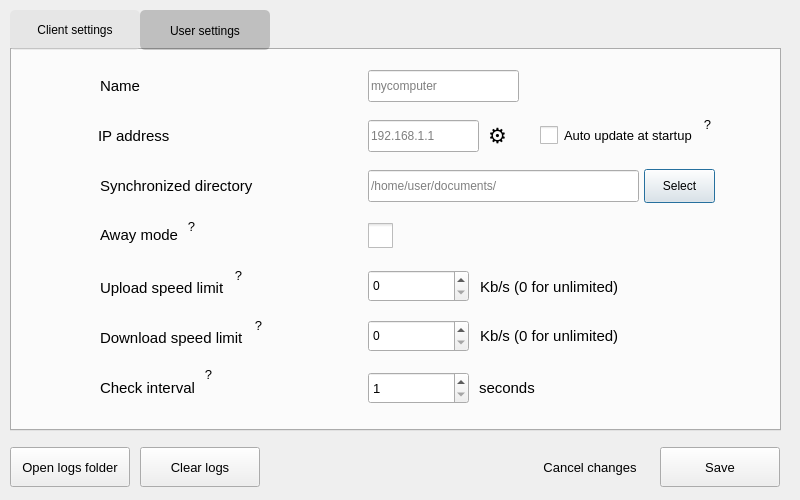
<?xml version="1.0" encoding="UTF-8"?>
<ui version="4.0">
 <class>parameters_window</class>
 <widget class="QDialog" name="parameters_window">
  <property name="windowModality">
   <enum>Qt::WindowModal</enum>
  </property>
  <property name="geometry">
   <rect>
    <x>0</x>
    <y>0</y>
    <width>800</width>
    <height>500</height>
   </rect>
  </property>
  <property name="palette">
   <palette>
    <active>
     <colorrole role="Highlight">
      <brush brushstyle="SolidPattern">
       <color alpha="255">
        <red>61</red>
        <green>174</green>
        <blue>233</blue>
       </color>
      </brush>
     </colorrole>
     <colorrole role="HighlightedText">
      <brush brushstyle="SolidPattern">
       <color alpha="255">
        <red>255</red>
        <green>255</green>
        <blue>255</blue>
       </color>
      </brush>
     </colorrole>
     <colorrole role="Link">
      <brush brushstyle="SolidPattern">
       <color alpha="255">
        <red>61</red>
        <green>174</green>
        <blue>233</blue>
       </color>
      </brush>
     </colorrole>
    </active>
    <inactive>
     <colorrole role="Highlight">
      <brush brushstyle="SolidPattern">
       <color alpha="255">
        <red>61</red>
        <green>174</green>
        <blue>233</blue>
       </color>
      </brush>
     </colorrole>
     <colorrole role="HighlightedText">
      <brush brushstyle="SolidPattern">
       <color alpha="255">
        <red>252</red>
        <green>252</green>
        <blue>252</blue>
       </color>
      </brush>
     </colorrole>
     <colorrole role="Link">
      <brush brushstyle="SolidPattern">
       <color alpha="255">
        <red>61</red>
        <green>174</green>
        <blue>233</blue>
       </color>
      </brush>
     </colorrole>
    </inactive>
    <disabled>
     <colorrole role="Highlight">
      <brush brushstyle="SolidPattern">
       <color alpha="255">
        <red>40</red>
        <green>44</green>
        <blue>48</blue>
       </color>
      </brush>
     </colorrole>
     <colorrole role="HighlightedText">
      <brush brushstyle="SolidPattern">
       <color alpha="255">
        <red>110</red>
        <green>113</green>
        <blue>115</blue>
       </color>
      </brush>
     </colorrole>
     <colorrole role="Link">
      <brush brushstyle="SolidPattern">
       <color alpha="255">
        <red>61</red>
        <green>174</green>
        <blue>233</blue>
       </color>
      </brush>
     </colorrole>
    </disabled>
   </palette>
  </property>
  <property name="focusPolicy">
   <enum>Qt::NoFocus</enum>
  </property>
  <property name="acceptDrops">
   <bool>false</bool>
  </property>
  <property name="windowTitle">
   <string>Foxync - Options</string>
  </property>
  <property name="styleSheet">
   <string notr="true"/>
  </property>
  <property name="sizeGripEnabled">
   <bool>false</bool>
  </property>
  <property name="modal">
   <bool>false</bool>
  </property>
  <widget class="QTabWidget" name="tab_options">
   <property name="geometry">
    <rect>
     <x>10</x>
     <y>10</y>
     <width>771</width>
     <height>421</height>
    </rect>
   </property>
   <property name="styleSheet">
    <string notr="true">QTabBar::tab{
background-color: rgba(0, 0, 0, 0.2);
border-radius: 5px;
width: 130px; 
height: 40px; 
}

QTabBar::tab:hover { 
background-color: rgba(110, 110, 110, 0.7); 
}

QTabBar::tab:selected {
background-color: rgba(220, 220,220, 0.5); 
        }</string>
   </property>
   <property name="currentIndex">
    <number>0</number>
   </property>
   <property name="iconSize">
    <size>
     <width>16</width>
     <height>16</height>
    </size>
   </property>
   <property name="usesScrollButtons">
    <bool>true</bool>
   </property>
   <widget class="QWidget" name="tab_local_options">
    <attribute name="title">
     <string>Client settings</string>
    </attribute>
    <widget class="QLabel" name="label_name">
     <property name="geometry">
      <rect>
       <x>88</x>
       <y>20</y>
       <width>110</width>
       <height>31</height>
      </rect>
     </property>
     <property name="font">
      <font>
       <pointsize>11</pointsize>
      </font>
     </property>
     <property name="text">
      <string>Name</string>
     </property>
    </widget>
    <widget class="QLabel" name="label_ip_address">
     <property name="geometry">
      <rect>
       <x>86</x>
       <y>70</y>
       <width>110</width>
       <height>31</height>
      </rect>
     </property>
     <property name="font">
      <font>
       <pointsize>11</pointsize>
      </font>
     </property>
     <property name="text">
      <string>IP address</string>
     </property>
    </widget>
    <widget class="QLabel" name="label_synchronized_directory">
     <property name="geometry">
      <rect>
       <x>88</x>
       <y>120</y>
       <width>231</width>
       <height>31</height>
      </rect>
     </property>
     <property name="font">
      <font>
       <pointsize>11</pointsize>
      </font>
     </property>
     <property name="text">
      <string>Synchronized directory</string>
     </property>
    </widget>
    <widget class="QLabel" name="label_ip_status">
     <property name="geometry">
      <rect>
       <x>88</x>
       <y>169</y>
       <width>190</width>
       <height>31</height>
      </rect>
     </property>
     <property name="font">
      <font>
       <pointsize>11</pointsize>
      </font>
     </property>
     <property name="text">
      <string>Away mode</string>
     </property>
    </widget>
    <widget class="QLabel" name="label_name_2">
     <property name="geometry">
      <rect>
       <x>88</x>
       <y>222</y>
       <width>190</width>
       <height>31</height>
      </rect>
     </property>
     <property name="font">
      <font>
       <pointsize>11</pointsize>
      </font>
     </property>
     <property name="text">
      <string>Upload speed limit</string>
     </property>
    </widget>
    <widget class="QLabel" name="label_name_3">
     <property name="geometry">
      <rect>
       <x>88</x>
       <y>273</y>
       <width>190</width>
       <height>30</height>
      </rect>
     </property>
     <property name="font">
      <font>
       <pointsize>11</pointsize>
      </font>
     </property>
     <property name="text">
      <string>Download speed limit</string>
     </property>
    </widget>
    <widget class="QLabel" name="label_name_4">
     <property name="geometry">
      <rect>
       <x>468</x>
       <y>270</y>
       <width>231</width>
       <height>31</height>
      </rect>
     </property>
     <property name="font">
      <font>
       <pointsize>11</pointsize>
      </font>
     </property>
     <property name="text">
      <string>Kb/s (0 for unlimited)</string>
     </property>
    </widget>
    <widget class="QLabel" name="label_name_5">
     <property name="geometry">
      <rect>
       <x>468</x>
       <y>221</y>
       <width>231</width>
       <height>31</height>
      </rect>
     </property>
     <property name="font">
      <font>
       <pointsize>11</pointsize>
      </font>
     </property>
     <property name="text">
      <string>Kb/s (0 for unlimited)</string>
     </property>
    </widget>
    <widget class="QCheckBox" name="checkbox_is_away">
     <property name="geometry">
      <rect>
       <x>356</x>
       <y>170</y>
       <width>99</width>
       <height>30</height>
      </rect>
     </property>
     <property name="font">
      <font>
       <pointsize>12</pointsize>
      </font>
     </property>
     <property name="styleSheet">
      <string notr="true">QCheckBox::indicator{
width: 25px;
height: 25px;
}</string>
     </property>
     <property name="text">
      <string/>
     </property>
    </widget>
    <widget class="QLabel" name="label_ip_status_2">
     <property name="geometry">
      <rect>
       <x>169</x>
       <y>161</y>
       <width>21</width>
       <height>30</height>
      </rect>
     </property>
     <property name="font">
      <font>
       <pointsize>10</pointsize>
      </font>
     </property>
     <property name="toolTip">
      <string>This device won't synchronize while it is &quot;away&quot;.</string>
     </property>
     <property name="whatsThis">
      <string/>
     </property>
     <property name="text">
      <string>?</string>
     </property>
     <property name="alignment">
      <set>Qt::AlignCenter</set>
     </property>
    </widget>
    <widget class="QLineEdit" name="textbox_name">
     <property name="geometry">
      <rect>
       <x>356</x>
       <y>20</y>
       <width>151</width>
       <height>32</height>
      </rect>
     </property>
     <property name="inputMethodHints">
      <set>Qt::ImhNone</set>
     </property>
     <property name="inputMask">
      <string/>
     </property>
     <property name="text">
      <string/>
     </property>
     <property name="maxLength">
      <number>30</number>
     </property>
     <property name="readOnly">
      <bool>false</bool>
     </property>
     <property name="placeholderText">
      <string>mycomputer</string>
     </property>
     <property name="clearButtonEnabled">
      <bool>false</bool>
     </property>
    </widget>
    <widget class="QLineEdit" name="textbox_ip_address">
     <property name="geometry">
      <rect>
       <x>356</x>
       <y>70</y>
       <width>111</width>
       <height>32</height>
      </rect>
     </property>
     <property name="inputMask">
      <string/>
     </property>
     <property name="text">
      <string/>
     </property>
     <property name="maxLength">
      <number>15</number>
     </property>
     <property name="echoMode">
      <enum>QLineEdit::Normal</enum>
     </property>
     <property name="dragEnabled">
      <bool>false</bool>
     </property>
     <property name="placeholderText">
      <string>192.168.1.1</string>
     </property>
     <property name="cursorMoveStyle">
      <enum>Qt::LogicalMoveStyle</enum>
     </property>
     <property name="clearButtonEnabled">
      <bool>false</bool>
     </property>
    </widget>
    <widget class="QLineEdit" name="textbox_synchronized_directory">
     <property name="geometry">
      <rect>
       <x>356</x>
       <y>120</y>
       <width>271</width>
       <height>32</height>
      </rect>
     </property>
     <property name="text">
      <string/>
     </property>
     <property name="maxLength">
      <number>150</number>
     </property>
     <property name="placeholderText">
      <string>/home/user/documents/</string>
     </property>
    </widget>
    <widget class="QSpinBox" name="spinbox_upload_speed_limit">
     <property name="geometry">
      <rect>
       <x>356</x>
       <y>220</y>
       <width>101</width>
       <height>32</height>
      </rect>
     </property>
    </widget>
    <widget class="QSpinBox" name="spinbox_download_speed_limit">
     <property name="geometry">
      <rect>
       <x>356</x>
       <y>270</y>
       <width>101</width>
       <height>32</height>
      </rect>
     </property>
    </widget>
    <widget class="QLabel" name="label_ip_status_5">
     <property name="geometry">
      <rect>
       <x>186</x>
       <y>309</y>
       <width>21</width>
       <height>31</height>
      </rect>
     </property>
     <property name="font">
      <font>
       <pointsize>10</pointsize>
      </font>
     </property>
     <property name="toolTip">
      <string>Seconds of interval between each check for 
modifications in the synchronized directory.</string>
     </property>
     <property name="whatsThis">
      <string/>
     </property>
     <property name="text">
      <string>?</string>
     </property>
     <property name="alignment">
      <set>Qt::AlignCenter</set>
     </property>
    </widget>
    <widget class="QSpinBox" name="spinbox_interval">
     <property name="geometry">
      <rect>
       <x>356</x>
       <y>322</y>
       <width>101</width>
       <height>32</height>
      </rect>
     </property>
     <property name="font">
      <font>
       <pointsize>10</pointsize>
      </font>
     </property>
     <property name="inputMethodHints">
      <set>Qt::ImhDigitsOnly</set>
     </property>
     <property name="readOnly">
      <bool>false</bool>
     </property>
     <property name="buttonSymbols">
      <enum>QAbstractSpinBox::UpDownArrows</enum>
     </property>
     <property name="correctionMode">
      <enum>QAbstractSpinBox::CorrectToPreviousValue</enum>
     </property>
     <property name="showGroupSeparator" stdset="0">
      <bool>false</bool>
     </property>
     <property name="minimum">
      <number>1</number>
     </property>
     <property name="maximum">
      <number>86400</number>
     </property>
     <property name="displayIntegerBase">
      <number>10</number>
     </property>
    </widget>
    <widget class="QLabel" name="label_name_13">
     <property name="geometry">
      <rect>
       <x>467</x>
       <y>322</y>
       <width>150</width>
       <height>31</height>
      </rect>
     </property>
     <property name="font">
      <font>
       <pointsize>11</pointsize>
      </font>
     </property>
     <property name="text">
      <string>seconds</string>
     </property>
    </widget>
    <widget class="QLabel" name="label_ip_address_3">
     <property name="geometry">
      <rect>
       <x>88</x>
       <y>322</y>
       <width>220</width>
       <height>31</height>
      </rect>
     </property>
     <property name="font">
      <font>
       <pointsize>11</pointsize>
      </font>
     </property>
     <property name="text">
      <string>Check interval</string>
     </property>
    </widget>
    <widget class="QPushButton" name="button_select">
     <property name="geometry">
      <rect>
       <x>632</x>
       <y>119</y>
       <width>71</width>
       <height>34</height>
      </rect>
     </property>
     <property name="text">
      <string>Select</string>
     </property>
    </widget>
    <widget class="QCheckBox" name="checkbox_auto_update_ip_address">
     <property name="geometry">
      <rect>
       <x>528</x>
       <y>60</y>
       <width>161</width>
       <height>51</height>
      </rect>
     </property>
     <property name="font">
      <font>
       <pointsize>10</pointsize>
      </font>
     </property>
     <property name="styleSheet">
      <string notr="true">QCheckBox::indicator{
width: 18px;
height: 18px;
}</string>
     </property>
     <property name="text">
      <string>Auto update at startup</string>
     </property>
    </widget>
    <widget class="QLabel" name="label_ip_status_4">
     <property name="geometry">
      <rect>
       <x>685</x>
       <y>59</y>
       <width>21</width>
       <height>30</height>
      </rect>
     </property>
     <property name="font">
      <font>
       <pointsize>10</pointsize>
      </font>
     </property>
     <property name="toolTip">
      <string>If checked, the ip address will automatically get updated when 
logging in, if needed. You are still able to edit this field manually.</string>
     </property>
     <property name="whatsThis">
      <string/>
     </property>
     <property name="text">
      <string>?</string>
     </property>
     <property name="alignment">
      <set>Qt::AlignCenter</set>
     </property>
    </widget>
    <widget class="QToolButton" name="buttonicon_update_ip_address">
     <property name="geometry">
      <rect>
       <x>470</x>
       <y>70</y>
       <width>31</width>
       <height>31</height>
      </rect>
     </property>
     <property name="font">
      <font>
       <pointsize>16</pointsize>
      </font>
     </property>
     <property name="cursor">
      <cursorShape>ArrowCursor</cursorShape>
     </property>
     <property name="toolTip">
      <string>Set current ip address</string>
     </property>
     <property name="styleSheet">
      <string notr="true">QToolButton {
background-color: transparent;
border: none;
border-radius: 5px;
}

QToolButton:pressed{
background-color: rgba(255, 255, 255, 0.4);
}</string>
     </property>
     <property name="text">
      <string>⚙️</string>
     </property>
     <property name="icon">
      <iconset>
       <normaloff>../medias/ip_address.png</normaloff>../medias/ip_address.png</iconset>
     </property>
     <property name="iconSize">
      <size>
       <width>25</width>
       <height>25</height>
      </size>
     </property>
    </widget>
    <widget class="QLabel" name="label_ip_status_6">
     <property name="geometry">
      <rect>
       <x>216</x>
       <y>210</y>
       <width>21</width>
       <height>30</height>
      </rect>
     </property>
     <property name="font">
      <font>
       <pointsize>10</pointsize>
      </font>
     </property>
     <property name="toolTip">
      <string>Max bandwidth for uploading files to synchronize</string>
     </property>
     <property name="whatsThis">
      <string/>
     </property>
     <property name="text">
      <string>?</string>
     </property>
     <property name="alignment">
      <set>Qt::AlignCenter</set>
     </property>
    </widget>
    <widget class="QLabel" name="label_ip_status_7">
     <property name="geometry">
      <rect>
       <x>236</x>
       <y>260</y>
       <width>21</width>
       <height>30</height>
      </rect>
     </property>
     <property name="font">
      <font>
       <pointsize>10</pointsize>
      </font>
     </property>
     <property name="toolTip">
      <string>Max bandwidth for downloading files to synchronize</string>
     </property>
     <property name="whatsThis">
      <string/>
     </property>
     <property name="text">
      <string>?</string>
     </property>
     <property name="alignment">
      <set>Qt::AlignCenter</set>
     </property>
    </widget>
   </widget>
   <widget class="QWidget" name="tab_global_options">
    <attribute name="title">
     <string>User settings</string>
    </attribute>
    <widget class="QLabel" name="label_name_6">
     <property name="geometry">
      <rect>
       <x>142</x>
       <y>38</y>
       <width>120</width>
       <height>31</height>
      </rect>
     </property>
     <property name="font">
      <font>
       <pointsize>11</pointsize>
      </font>
     </property>
     <property name="text">
      <string>Block size</string>
     </property>
    </widget>
    <widget class="QLabel" name="label_name_7">
     <property name="geometry">
      <rect>
       <x>142</x>
       <y>166</y>
       <width>110</width>
       <height>31</height>
      </rect>
     </property>
     <property name="font">
      <font>
       <pointsize>11</pointsize>
      </font>
     </property>
     <property name="text">
      <string>Username</string>
     </property>
    </widget>
    <widget class="QLabel" name="label_name_8">
     <property name="geometry">
      <rect>
       <x>142</x>
       <y>227</y>
       <width>151</width>
       <height>31</height>
      </rect>
     </property>
     <property name="font">
      <font>
       <pointsize>11</pointsize>
      </font>
     </property>
     <property name="text">
      <string>Current password</string>
     </property>
    </widget>
    <widget class="QLabel" name="label_name_9">
     <property name="geometry">
      <rect>
       <x>142</x>
       <y>290</y>
       <width>151</width>
       <height>31</height>
      </rect>
     </property>
     <property name="font">
      <font>
       <pointsize>11</pointsize>
      </font>
     </property>
     <property name="text">
      <string>New password</string>
     </property>
    </widget>
    <widget class="QLabel" name="label_ip_status_3">
     <property name="geometry">
      <rect>
       <x>216</x>
       <y>28</y>
       <width>20</width>
       <height>31</height>
      </rect>
     </property>
     <property name="font">
      <font>
       <pointsize>10</pointsize>
      </font>
     </property>
     <property name="toolTip">
      <string>Block-level synchronization is used to update the device's files at the software's 
startup or when exiting the &quot;away&quot; state, by dividing files into blocks of data.
----
The bigger the size of each block is, the bigger and less precise the torrent file
will be, but less computer ressources will be needed.</string>
     </property>
     <property name="whatsThis">
      <string/>
     </property>
     <property name="text">
      <string>?</string>
     </property>
     <property name="alignment">
      <set>Qt::AlignCenter</set>
     </property>
    </widget>
    <widget class="QLabel" name="label_name_11">
     <property name="geometry">
      <rect>
       <x>143</x>
       <y>312</y>
       <width>211</width>
       <height>31</height>
      </rect>
     </property>
     <property name="font">
      <font>
       <pointsize>9</pointsize>
      </font>
     </property>
     <property name="text">
      <string>(Keep empty to not update it)</string>
     </property>
    </widget>
    <widget class="QLabel" name="label_name_12">
     <property name="geometry">
      <rect>
       <x>520</x>
       <y>38</y>
       <width>150</width>
       <height>31</height>
      </rect>
     </property>
     <property name="font">
      <font>
       <pointsize>11</pointsize>
      </font>
     </property>
     <property name="text">
      <string>Kb</string>
     </property>
    </widget>
    <widget class="QLineEdit" name="textbox_username">
     <property name="geometry">
      <rect>
       <x>410</x>
       <y>168</y>
       <width>151</width>
       <height>32</height>
      </rect>
     </property>
     <property name="text">
      <string/>
     </property>
     <property name="maxLength">
      <number>30</number>
     </property>
     <property name="placeholderText">
      <string>Ekki</string>
     </property>
    </widget>
    <widget class="QLineEdit" name="textbox_current_password">
     <property name="geometry">
      <rect>
       <x>410</x>
       <y>228</y>
       <width>151</width>
       <height>32</height>
      </rect>
     </property>
     <property name="text">
      <string/>
     </property>
     <property name="echoMode">
      <enum>QLineEdit::Password</enum>
     </property>
     <property name="placeholderText">
      <string/>
     </property>
    </widget>
    <widget class="QLineEdit" name="textbox_new_password">
     <property name="geometry">
      <rect>
       <x>410</x>
       <y>288</y>
       <width>151</width>
       <height>32</height>
      </rect>
     </property>
     <property name="text">
      <string/>
     </property>
     <property name="echoMode">
      <enum>QLineEdit::Password</enum>
     </property>
    </widget>
    <widget class="QSpinBox" name="spinbox_block_size">
     <property name="geometry">
      <rect>
       <x>410</x>
       <y>38</y>
       <width>101</width>
       <height>32</height>
      </rect>
     </property>
     <property name="minimum">
      <number>1</number>
     </property>
     <property name="maximum">
      <number>999</number>
     </property>
    </widget>
    <widget class="QLabel" name="label_wrong">
     <property name="enabled">
      <bool>true</bool>
     </property>
     <property name="geometry">
      <rect>
       <x>410</x>
       <y>328</y>
       <width>301</width>
       <height>18</height>
      </rect>
     </property>
     <property name="font">
      <font>
       <pointsize>11</pointsize>
      </font>
     </property>
     <property name="styleSheet">
      <string notr="true">color: red;</string>
     </property>
     <property name="text">
      <string>Wrong username or password</string>
     </property>
     <property name="wordWrap">
      <bool>false</bool>
     </property>
    </widget>
   </widget>
  </widget>
  <widget class="QPushButton" name="button_save_changes">
   <property name="geometry">
    <rect>
     <x>660</x>
     <y>447</y>
     <width>120</width>
     <height>40</height>
    </rect>
   </property>
   <property name="font">
    <font>
     <pointsize>10</pointsize>
    </font>
   </property>
   <property name="text">
    <string>Save</string>
   </property>
  </widget>
  <widget class="QPushButton" name="button_cancel_changes">
   <property name="geometry">
    <rect>
     <x>530</x>
     <y>447</y>
     <width>120</width>
     <height>40</height>
    </rect>
   </property>
   <property name="font">
    <font>
     <pointsize>10</pointsize>
    </font>
   </property>
   <property name="text">
    <string>Cancel changes</string>
   </property>
   <property name="autoDefault">
    <bool>false</bool>
   </property>
   <property name="flat">
    <bool>true</bool>
   </property>
  </widget>
  <widget class="QPushButton" name="button_open_logs">
   <property name="geometry">
    <rect>
     <x>10</x>
     <y>447</y>
     <width>120</width>
     <height>40</height>
    </rect>
   </property>
   <property name="font">
    <font>
     <pointsize>10</pointsize>
    </font>
   </property>
   <property name="text">
    <string>Open logs folder</string>
   </property>
   <property name="autoDefault">
    <bool>false</bool>
   </property>
   <property name="flat">
    <bool>false</bool>
   </property>
  </widget>
  <widget class="QPushButton" name="button_clear_logs">
   <property name="geometry">
    <rect>
     <x>140</x>
     <y>447</y>
     <width>120</width>
     <height>40</height>
    </rect>
   </property>
   <property name="font">
    <font>
     <pointsize>10</pointsize>
    </font>
   </property>
   <property name="text">
    <string>Clear logs</string>
   </property>
   <property name="autoDefault">
    <bool>false</bool>
   </property>
   <property name="flat">
    <bool>false</bool>
   </property>
  </widget>
 </widget>
 <tabstops>
  <tabstop>tab_options</tabstop>
  <tabstop>textbox_name</tabstop>
  <tabstop>textbox_ip_address</tabstop>
  <tabstop>textbox_synchronized_directory</tabstop>
  <tabstop>checkbox_is_away</tabstop>
  <tabstop>spinbox_upload_speed_limit</tabstop>
  <tabstop>spinbox_download_speed_limit</tabstop>
  <tabstop>spinbox_interval</tabstop>
  <tabstop>button_open_logs</tabstop>
  <tabstop>button_cancel_changes</tabstop>
  <tabstop>button_save_changes</tabstop>
  <tabstop>textbox_username</tabstop>
  <tabstop>textbox_current_password</tabstop>
  <tabstop>textbox_new_password</tabstop>
  <tabstop>spinbox_block_size</tabstop>
 </tabstops>
 <resources/>
 <connections/>
</ui>
